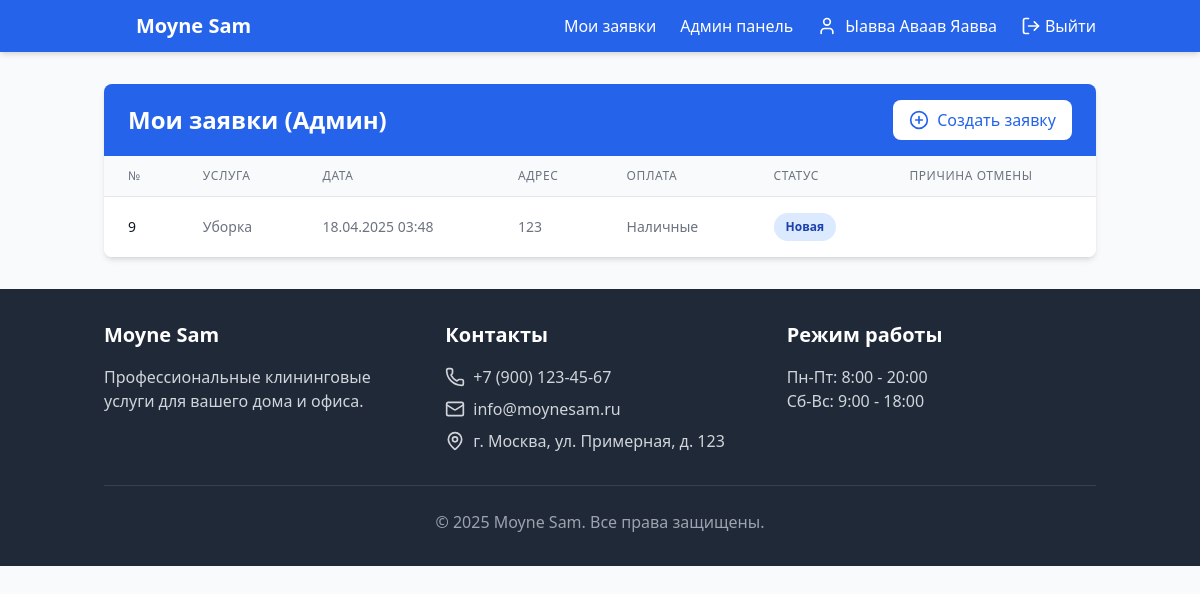
/requestsPage.php (signed in), run on the app's committed database.
### tables this page shows
CREATE TABLE `users` (
  `id` int(11) NOT NULL,
  `full_name` varchar(255) NOT NULL COMMENT 'ФИО',
  `phone` varchar(20) NOT NULL COMMENT 'Телефон',
  `email` varchar(255) NOT NULL COMMENT 'Email',
  `login` varchar(50) NOT NULL COMMENT 'Логин',
  `password` varchar(255) NOT NULL COMMENT 'Пароль',
  `created_at` timestamp NOT NULL DEFAULT current_timestamp() COMMENT 'Дата регистрации',
  `role` varchar(20) NOT NULL DEFAULT 'user' COMMENT 'Роль пользователя (user/admin)'
);

CREATE TABLE `service_requests` (
  `id` int(11) NOT NULL,
  `user_id` int(11) NOT NULL,
  `service_type_id` int(11) NOT NULL,
  `address` text NOT NULL,
  `contact_info` text NOT NULL,
  `date_time` datetime NOT NULL,
  `payment_type` enum('cash','card','online') NOT NULL DEFAULT 'cash',
  `status` enum('new','in_progress','completed','cancelled') NOT NULL DEFAULT 'new',
  `cancellation_reason` text DEFAULT NULL,
  `created_at` timestamp NOT NULL DEFAULT current_timestamp(),
  `updated_at` timestamp NOT NULL DEFAULT current_timestamp() ON UPDATE current_timestamp()
);

CREATE TABLE `service_types` (
  `id` int(11) NOT NULL,
  `name` varchar(255) NOT NULL,
  `description` text DEFAULT NULL,
  `price` decimal(10,2) NOT NULL
);

### includes/functions.php (called while the page is built, shortened)
<?php
function getUserById($userId) {
    global $conn;
    try {
        $stmt = $conn->prepare("SELECT * FROM users WHERE id = ?");
        $stmt->bind_param("i", $userId);
        $stmt->execute();
        $result = $stmt->get_result();
        $user = $result->fetch_assoc();
        return $user;
    } catch (Exception $e) {
        error_log("Error getting user: " . $e->getMessage());
        return null;
    }
}
function getServiceTypeName($serviceTypeId, $serviceTypes) {
    foreach ($serviceTypes as $type) {
        if ($type['id'] == $serviceTypeId) {
            return $type['name'];
        }
    }
    return 'Неизвестная услуга';
}
function formatDate($dateString) {
    $date = new DateTime($dateString);
    return $date->format('d.m.Y H:i');
}
function formatPaymentType($paymentType) {
    $types = [
        'cash' => 'Наличные',
        'card' => 'Картой',
        'online' => 'Онлайн'
    ];
    return $types[$paymentType] ?? $paymentType;
}
function formatStatus($status) {
    $statuses = [
        'new' => 'Новая',
        'in_progress' => 'В работе',
        'completed' => 'Завершена',
        'cancelled' => 'Отменена'
    ];
    return $statuses[$status] ?? $status;
}
function getStatusColorClass($status) {
    $colors = [
        'new' => 'bg-blue-100 text-blue-800',
        'in_progress' => 'bg-yellow-100 text-yellow-800',
        'completed' => 'bg-green-100 text-green-800',
        'cancelled' => 'bg-red-100 text-red-800'
    ];
    return $colors[$status] ?? 'bg-gray-100 text-gray-800';
}
?>

### requestsPage.php (the view, shortened to what this page needs)
<?php
require_once BASE_PATH . '/includes/config.php';
require_once BASE_PATH . '/includes/functions.php';
$currentUser = getUserById($_SESSION['user_id']);
$currentUser['is_admin'] = ($currentUser['role'] ?? '') === 'admin';
if ($currentUser['is_admin']) {
    $stmt = $conn->prepare("SELECT * FROM service_requests WHERE user_id = ? ORDER BY created_at DESC");
    $stmt->bind_param("i", $currentUser['id']);
} else {
    $stmt = $conn->prepare("SELECT * FROM service_requests WHERE user_id = ? ORDER BY created_at DESC");
    $stmt->bind_param("i", $currentUser['id']);
}
$stmt->execute();
$result = $stmt->get_result();
$requests = $result->fetch_all(MYSQLI_ASSOC);
$stmt = $conn->prepare("SELECT * FROM service_types");
$stmt->execute();
$serviceTypes = $stmt->get_result()->fetch_all(MYSQLI_ASSOC);
?>
<!DOCTYPE html>
<html lang="ru">
<head>
    <script src="https://cdn.tailwindcss.com"></script>
</head>
<body class="min-h-screen bg-gray-50">
    <?php require_once BASE_PATH . '/components/Header.php'; ?>
    <div class="container mx-auto px-4 py-8">
        <div class="bg-white rounded-lg shadow-md overflow-hidden">
            <div class="bg-blue-600 text-white py-4 px-6 flex justify-between items-center">
                <h2 class="text-2xl font-bold">
                    <?= $currentUser['is_admin'] ? 'Мои заявки (Админ)' : 'Мои заявки' ?>
                </h2>
                <a href="CreateRequestPage.php" class="bg-white text-blue-600 px-4 py-2 rounded-lg font-medium hover:bg-blue-50 transition-colors flex items-center gap-2">
                    <i data-lucide="plus-circle" class="w-5 h-5"></i>
                    <span>Создать заявку</span>
                </a>
            </div>
            <?php if (empty($requests)): ?>
                <div class="py-12 px-6 text-center">
                    <div class="mx-auto max-w-md">
                        <i data-lucide="inbox" class="w-12 h-12 text-gray-400 mx-auto mb-4"></i>
                        <h3 class="text-lg font-medium text-gray-900 mb-1">Заявок не найдено</h3>
                        <p class="text-gray-500 mb-6">У вас пока нет созданных заявок на услуги</p>
                        <a href="CreateRequestPage.php" class="inline-flex items-center px-4 py-2 bg-blue-600 text-white rounded-lg hover:bg-blue-700">
                            <i data-lucide="plus" class="w-4 h-4 mr-2"></i>
                            Создать первую заявку
                        </a>
                    </div>
                </div>
            <?php else: ?>
                <div class="overflow-x-auto">
                    <table class="min-w-full divide-y divide-gray-200">
                        <thead class="bg-gray-50">
                            <tr>
                                <th scope="col" class="px-6 py-3 text-left text-xs font-medium text-gray-500 uppercase tracking-wider">
                                    №
                                </th>
                                <th scope="col" class="px-6 py-3 text-left text-xs font-medium text-gray-500 uppercase tracking-wider">
                                    Услуга
                                </th>
                                <th scope="col" class="px-6 py-3 text-left text-xs font-medium text-gray-500 uppercase tracking-wider">
                                    Дата
                                </th>
                                <th scope="col" class="px-6 py-3 text-left text-xs font-medium text-gray-500 uppercase tracking-wider">
                                    Адрес
                                </th>
                                <th scope="col" class="px-6 py-3 text-left text-xs font-medium text-gray-500 uppercase tracking-wider">
                                    Оплата
                                </th>
                                <th scope="col" class="px-6 py-3 text-left text-xs font-medium text-gray-500 uppercase tracking-wider">
                                    Статус
                                </th>
                                <th scope="col" class="px-6 py-3 text-left text-xs font-medium text-gray-500 uppercase tracking-wider">
                                    Причина отмены
                                </th>
                            </tr>
                        </thead>
                        <tbody class="bg-white divide-y divide-gray-200">
                            <?php foreach ($requests as $request): ?>
                            <tr class="hover:bg-gray-50 transition-colors">
                                <td class="px-6 py-4 whitespace-nowrap text-sm font-medium text-gray-900">
                                    <?= $request['id'] ?>
                                </td>
                                <td class="px-6 py-4 whitespace-nowrap text-sm text-gray-500">
                                    <?= htmlspecialchars(getServiceTypeName($request['service_type_id'], $serviceTypes)) ?>
                                </td>
                                <td class="px-6 py-4 whitespace-nowrap text-sm text-gray-500">
                                    <?= formatDate($request['date_time']) ?>
                                </td>
                                <td class="px-6 py-4 text-sm text-gray-500 truncate" title="<?= htmlspecialchars($request['address']) ?>">
                                    <?= htmlspecialchars($request['address']) ?>
                                </td>
                                <td class="px-6 py-4 whitespace-nowrap text-sm text-gray-500">
                                    <?= formatPaymentType($request['payment_type']) ?>
                                </td>
                                <td class="px-6 py-4 whitespace-nowrap">
                                    <span class="<?= getStatusColorClass($request['status']) ?> px-3 py-1 inline-flex text-xs leading-5 font-semibold rounded-full">
                                        <?= formatStatus($request['status']) ?>
                                    </span>
                                </td>
                                <td class="px-6 py-4 whitespace-nowrap text-sm text-gray-500">
                                </td>
                            </tr>
                            <?php endforeach; ?>
                        </tbody>
                    </table>
                </div>
            <?php endif; ?>
        </div>
    </div>
    <?php require_once BASE_PATH . '/components/Footer.php'; ?>
</body>
</html>

### components/header.php (shortened to what this page needs)
<?php
require_once __DIR__ . '/../includes/config.php';
require_once __DIR__ . '/../includes/functions.php';
$currentUser = null;
if (isset($_SESSION['user_id'])) {
    $currentUser = getUserById($_SESSION['user_id']);
    $currentUser['is_admin'] = ($currentUser['role'] ?? '') === 'admin';
}
?>
<header class="bg-blue-600 text-white shadow-md">
  <div class="container mx-auto px-4 py-3 flex justify-between items-center">
    <a href="\MoyneSamPhp\index.php" class="flex items-center space-x-2 text-xl font-bold">
      <i data-lucide="chrome" class="w-6 h-6"></i>
      <span>Moyne Sam</span>
    </a>
    <nav>
      <ul class="flex space-x-6">
        <?php if ($currentUser): ?>
          <li>
            <a href="\MoyneSamPhp\requestsPage.php" class="hover:text-blue-200 transition-colors">
              Мои заявки
            </a>
          </li>
          <?php if (!empty($currentUser['is_admin'])): ?>
            <li>
              <a href="\MoyneSamPhp\components\admin.php" class="hover:text-blue-200 transition-colors">
                Админ панель
              </a>
            </li>
          <?php endif; ?>
          <li class="flex items-center space-x-2">
            <i data-lucide="user" class="w-5 h-5"></i>
            <span><?= htmlspecialchars($currentUser['full_name'] ?? '') ?></span>
          </li>
          <li>
            <a
              href="\MoyneSamPhp\components\logout.php"
              class="flex items-center space-x-1 hover:text-blue-200 transition-colors"
            >
              <i data-lucide="log-out" class="w-5 h-5"></i>
              <span>Выйти</span>
            </a>
          </li>
        <?php endif; ?>
      </ul>
    </nav>
  </div>
</header>

### requestsPage.php (style rules this page uses)
.truncate { white-space: nowrap; overflow: hidden; text-overflow: ellipsis; max-width: 200px; }

### data on the page
users: full_name "Ыавва Аваав Яавва"
service_requests: id "9", service_type.name "Уборка", date_time "18.04.2025 03:48", address "123", payment_type "Наличные", status "Новая"
